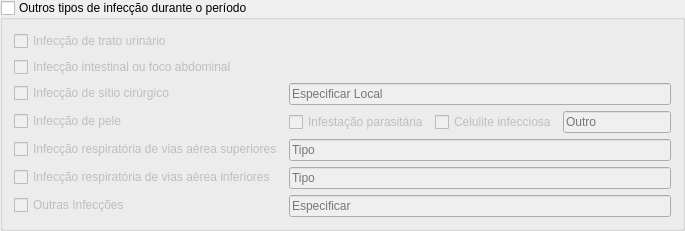
              <widget class="QGroupBox" name="groupBox_outrosTiposDeInfeccao">
               <property name="title">
                <string>Outros tipos de infecção durante o período</string>
               </property>
               <property name="checkable">
                <bool>true</bool>
               </property>
               <property name="checked">
                <bool>false</bool>
               </property>
               <layout class="QFormLayout" name="formLayout">
                <item row="0" column="0">
                 <widget class="QCheckBox" name="checkBox_infeccaoDeTratoUrinario">
                  <property name="text">
                   <string>Infecção de trato urinário</string>
                  </property>
                 </widget>
                </item>
                <item row="1" column="0">
                 <widget class="QCheckBox" name="checkBox_infeccaoIntestinalOuFocoAbdominal">
                  <property name="text">
                   <string>Infecção intestinal ou foco abdominal  </string>
                  </property>
                 </widget>
                </item>
                <item row="2" column="0">
                 <widget class="QCheckBox" name="checkBox_infeccaoDeSitioCirurgico">
                  <property name="text">
                   <string>Infecção de sítio cirúrgico</string>
                  </property>
                 </widget>
                </item>
                <item row="2" column="1">
                 <widget class="QLineEdit" name="lineEdit_infeccaoDeSitioCirurgico">
                  <property name="placeholderText">
                   <string>Especificar Local</string>
                  </property>
                 </widget>
                </item>
                <item row="3" column="0">
                 <widget class="QCheckBox" name="checkBox_infeccaoDePele">
                  <property name="text">
                   <string>Infecção de pele</string>
                  </property>
                 </widget>
                </item>
                <item row="3" column="1">
                 <layout class="QHBoxLayout" name="horizontalLayout_infeccaoDePele">
                  <item>
                   <widget class="QCheckBox" name="checkBox_infestacaoParasitaria">
                    <property name="enabled">
                     <bool>false</bool>
                    </property>
                    <property name="text">
                     <string>Infestação parasitária</string>
                    </property>
                   </widget>
                  </item>
                  <item>
                   <widget class="QCheckBox" name="checkBox_celuliteInfecciosa">
                    <property name="enabled">
                     <bool>false</bool>
                    </property>
                    <property name="text">
                     <string>Celulite infecciosa</string>
                    </property>
                   </widget>
                  </item>
                  <item>
                   <widget class="QLineEdit" name="lineEdit_outro">
                    <property name="enabled">
                     <bool>false</bool>
                    </property>
                    <property name="placeholderText">
                     <string>Outro</string>
                    </property>
                   </widget>
                  </item>
                 </layout>
                </item>
                <item row="4" column="0">
                 <widget class="QCheckBox" name="checkBox_infeccaoRespiratoriaDeViasAereaSuperiores">
                  <property name="text">
                   <string>Infecção respiratória de vias aérea superiores</string>
                  </property>
                 </widget>
                </item>
                <item row="4" column="1">
                 <widget class="QLineEdit" name="lineEdit_infeccaoRespiratoriaDeViasAereaSuperior">
                  <property name="placeholderText">
                   <string>Tipo</string>
                  </property>
                 </widget>
                </item>
                <item row="5" column="0">
                 <widget class="QCheckBox" name="checkBox_infeccaoRespiratoriaDeViasAereaInferiores">
                  <property name="text">
                   <string>Infecção respiratória de vias aérea inferiores</string>
                  </property>
                 </widget>
                </item>
                <item row="5" column="1">
                 <widget class="QLineEdit" name="lineEdit_infeccaoRespiratoriaDeViasAereaInferiores">
                  <property name="placeholderText">
                   <string>Tipo</string>
                  </property>
                 </widget>
                </item>
                <item row="6" column="0">
                 <widget class="QCheckBox" name="checkBox_outrasInfeccoes">
                  <property name="text">
                   <string>Outras Infecções</string>
                  </property>
                 </widget>
                </item>
                <item row="6" column="1">
                 <widget class="QLineEdit" name="lineEdit_outrasInfeccoes">
                  <property name="placeholderText">
                   <string>Especificar</string>
                  </property>
                 </widget>
                </item>
               </layout>
              </widget>
